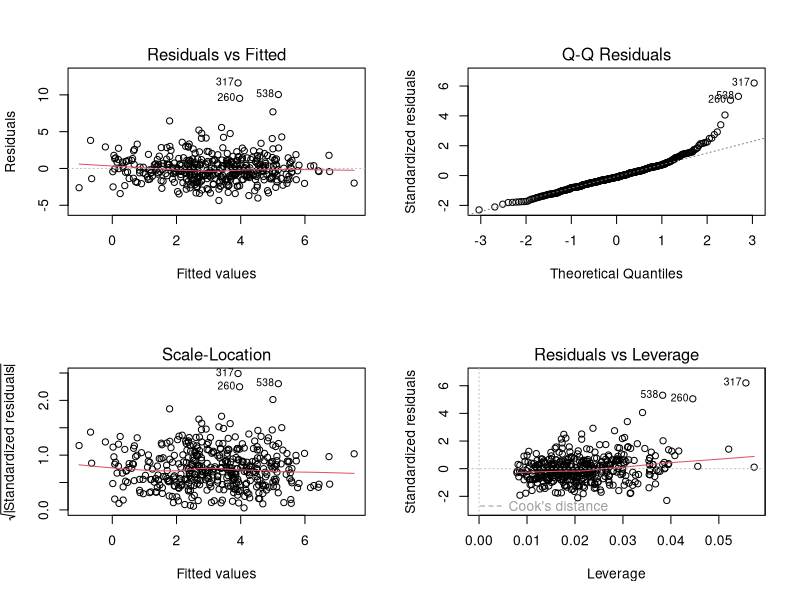
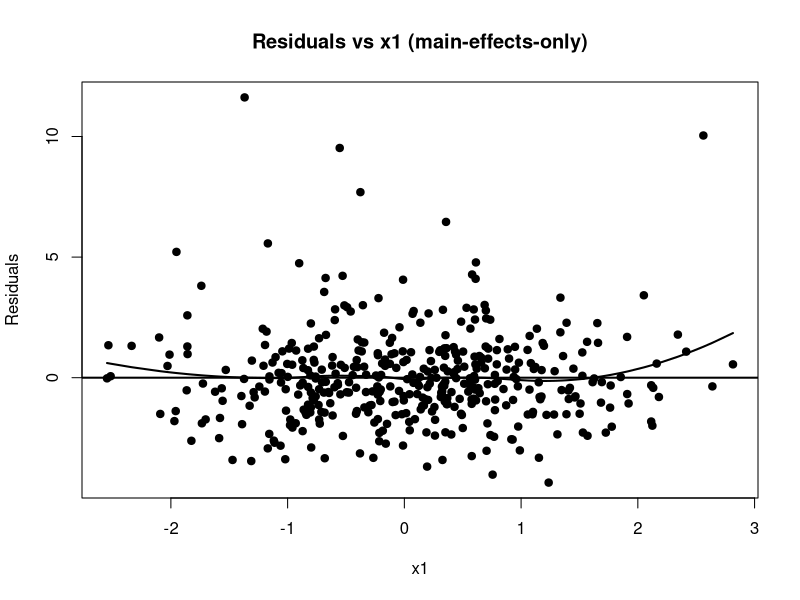
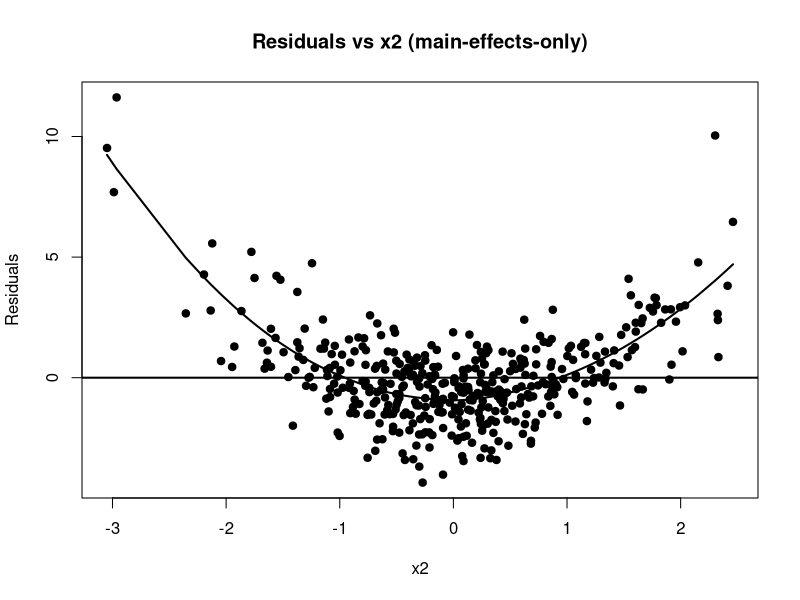
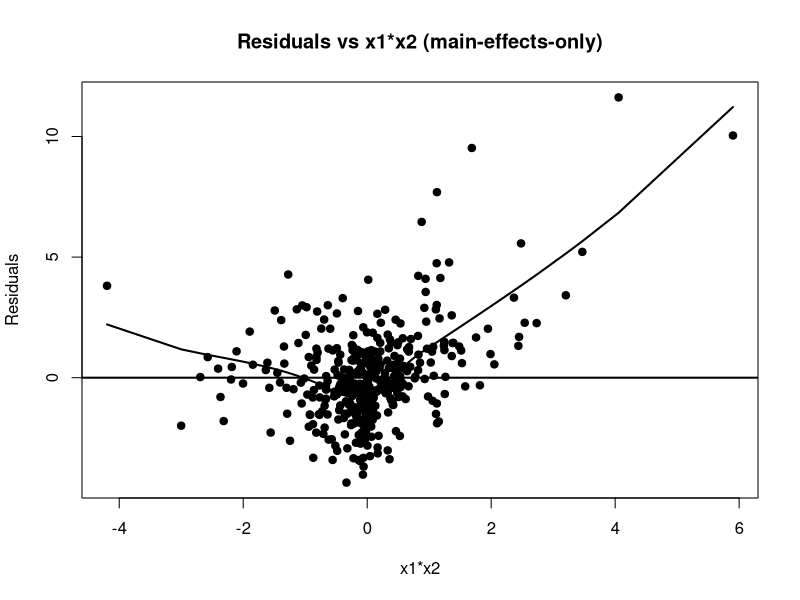

Write R code to recreate these figures, in order.
## ============================================================
## MODEL SELECTION + COMPLEXITY CONTROL (SIMULATED DATA DEMO)
## Graduate applied regression workflow with known ground truth.
##
## Steps:
## 1) Theory-driven full model + a class of reduced models
## 2) Diagnose functional form (residual patterns / partial residual idea)
## 3) Partial F-tests for blocks (nested comparisons)
## 4) Compare AIC/BIC across models
## 5) Confirm with K-fold CV (predictive MSE)
## 6) Report model uncertainty (ΔAIC, Akaike weights, model-averaged preds,
##    and stability via bootstrap selection frequency)
## ============================================================

set.seed(2026)

## ----------------------------
## 0) Simulate data (truth includes: nonlinear term + interaction + categorical)
## ----------------------------
n <- 600

# Core continuous predictors
x1 <- rnorm(n)                 # "exposure" / main predictor
x2 <- rnorm(n)                 # "modifier" / another covariate

# Categorical predictor (3 levels)
g <- factor(sample(c("A","B","C"), n, replace = TRUE, prob = c(0.35, 0.40, 0.25)))

# Additional continuous covariates (some are noise, some weak signal)
z1 <- rnorm(n)
z2 <- rnorm(n)
z3 <- rnorm(n)
z4 <- rnorm(n)

# True mean structure:
# y = 2 + 1.2*x1 - 0.7*x2 + 0.8*x1*x2 + 0.9*(x2^2) + group effects + 0.3*z1 + noise
b0 <- 2
b1 <- 1.2
b2 <- -0.7
b12 <- 0.8        # interaction
b22 <- 0.9        # nonlinearity in x2
bz1 <- 0.3        # weak signal
sigma <- 1.2

# Group effects (baseline shifts)
g_eff <- ifelse(g == "A", 0,
                ifelse(g == "B", 1.0, -0.8))

y <- b0 +
  b1 * x1 +
  b2 * x2 +
  b12 * (x1 * x2) +
  b22 * (x2^2) +
  bz1 * z1 +
  g_eff +
  rnorm(n, sd = sigma)

dat <- data.frame(y, x1, x2, g, z1, z2, z3, z4)

## Split into train/test to mimic applied workflow
set.seed(99)
idx <- sample(seq_len(n), size = round(0.7 * n))
train <- dat[idx, ]
test  <- dat[-idx, ]

cat("\n====================\nGround truth:\n====================\n")
cat("True terms: x1, x2, x1:x2, x2^2, g, z1 (weak). z2,z3,z4 are noise.\n")

## ----------------------------
## 1) Theory-driven full model + reduced model class
## ----------------------------
cat("\n====================\n1) Candidate models\n====================\n")

# A plausible "full" model a subject-matter analyst might start with.
# (Includes main effects for everything, plus a plausible interaction and polynomial.)
m_full <- lm(y ~ x1 + x2 + I(x2^2) + x1:x2 + g + z1 + z2 + z3 + z4, data = train)

# Reduced candidates (theory-based simplifications / functional-form alternatives)
m_main_only   <- lm(y ~ x1 + x2 + g + z1 + z2 + z3 + z4, data = train)      # no interaction, no x2^2
m_add_poly    <- lm(y ~ x1 + x2 + I(x2^2) + g + z1 + z2 + z3 + z4, data = train)  # add curvature only
m_add_int     <- lm(y ~ x1 + x2 + x1:x2 + g + z1 + z2 + z3 + z4, data = train)   # add interaction only
m_core        <- lm(y ~ x1 + x2 + g + z1, data = train)                     # drop obvious noise
m_core_poly   <- lm(y ~ x1 + x2 + I(x2^2) + g + z1, data = train)
m_core_int    <- lm(y ~ x1 + x2 + x1:x2 + g + z1, data = train)
m_core_both   <- lm(y ~ x1 + x2 + I(x2^2) + x1:x2 + g + z1, data = train)    # close to truth

models <- list(
  full = m_full,
  main_only = m_main_only,
  add_poly = m_add_poly,
  add_int = m_add_int,
  core = m_core,
  core_poly = m_core_poly,
  core_int = m_core_int,
  core_both = m_core_both
)

## ----------------------------
## 2) Diagnose functional form (show what omission looks like)
## ----------------------------
cat("\n====================\n2) Functional form diagnostics\n====================\n")
cat("We fit a 'main-effects-only' model, then inspect residual structure vs x2 and x1*x2.\n")

par(mfrow = c(2, 2))
plot(m_main_only)   # base R diagnostic panel
par(mfrow = c(1, 1))

# Residuals vs x1
plot(train$x1, resid(m_main_only), pch = 19,
     xlab = "x1", ylab = "Residuals",
     main = "Residuals vs x1 (main-effects-only)")
abline(h = 0, lwd = 2)
ord <- order(train$x1)
lines(train$x1[ord], predict(loess(resid(m_main_only) ~ x1, data = train))[ord], lwd = 2)

# Residuals vs x2 (should show curvature if x2^2 is missing)
plot(train$x2, resid(m_main_only), pch = 19,
     xlab = "x2", ylab = "Residuals",
     main = "Residuals vs x2 (main-effects-only)")
abline(h = 0, lwd = 2)
ord <- order(train$x2)
lines(train$x2[ord], predict(loess(resid(m_main_only) ~ x2, data = train))[ord], lwd = 2)

# Residuals vs interaction proxy (x1*x2): should show structure if interaction missing
prod12 <- train$x1 * train$x2
plot(prod12, resid(m_main_only), pch = 19,
     xlab = "x1*x2", ylab = "Residuals",
     main = "Residuals vs x1*x2 (main-effects-only)")
abline(h = 0, lwd = 2)
ord2 <- order(prod12)
lines(prod12[ord2], predict(loess(resid(m_main_only) ~ prod12))[ord2], lwd = 2)

cat("\nInterpretation:\n")
cat("* Curvature in residuals vs x2 suggests missing nonlinear term like x2^2.\n")
cat("* Pattern vs x1*x2 suggests missing interaction x1:x2.\n")

## ----------------------------
## 3) Partial F-tests for blocks (nested model comparisons)
## ----------------------------
cat("\n====================\n3) Partial F-tests for blocks\n====================\n")

cat("\nBlock test: add x2^2 to main-effects-only (holding other terms fixed)\n")
print(anova(m_main_only, m_add_poly))  # tests I(x2^2)

cat("\nBlock test: add x1:x2 to main-effects-only\n")
print(anova(m_main_only, m_add_int))   # tests x1:x2

cat("\nBlock test: add BOTH {x2^2, x1:x2} to main-effects-only (2 df block)\n")
m_add_both <- lm(y ~ x1 + x2 + I(x2^2) + x1:x2 + g + z1 + z2 + z3 + z4, data = train)
print(anova(m_main_only, m_add_both))

cat("\nBlock test: noise covariates (z2,z3,z4) in presence of correct structure\n")
# compare core_both (no z2,z3,z4) to full (includes them)
print(anova(m_core_both, m_full))

cat("\nNotes:\n")
cat("* These are hypothesis tests about blocks; they do not directly optimize prediction.\n")
cat("* With large n, tiny effects can become significant; combine with AIC/CV.\n")

## ----------------------------
## 4) Compare AIC/BIC across models
## ----------------------------
cat("\n====================\n4) AIC/BIC comparison\n====================\n")

info <- data.frame(
  model = names(models),
  k = sapply(models, function(m) length(coef(m))),
  AIC = sapply(models, AIC),
  BIC = sapply(models, BIC),
  row.names = NULL
)

info$deltaAIC <- info$AIC - min(info$AIC)
w <- exp(-0.5 * info$deltaAIC)
info$akaike_wt <- w / sum(w)

info <- info[order(info$AIC), ]
print(info)

cat("\nΔAIC rule of thumb: 0–2 strong support; 4–7 less; >10 little.\n")

## ----------------------------
## 5) Confirm with K-fold CV (predictive performance)
## ----------------------------
cat("\n====================\n5) K-fold CV confirmation\n====================\n")

kfold_cv_mse <- function(form, data, K = 10, seed = 1) {
  set.seed(seed)
  n <- nrow(data)
  folds <- sample(rep(1:K, length.out = n))
  mse <- numeric(K)
  for (k in 1:K) {
    tr <- data[folds != k, , drop = FALSE]
    te <- data[folds == k, , drop = FALSE]
    fit <- lm(form, data = tr)
    pred <- predict(fit, newdata = te)
    mse[k] <- mean((te$y - pred)^2)
  }
  mean(mse)
}

cv <- data.frame(
  model = names(models),
  CV_MSE = sapply(models, function(m) kfold_cv_mse(formula(m), train, K = 10, seed = 2026)),
  row.names = NULL
)
cv <- cv[order(cv$CV_MSE), ]
print(cv)

cat("\nOptional: evaluate on the held-out TEST set as a final check.\n")
test_mse <- sapply(models, function(m) {
  pred <- predict(m, newdata = test)
  mean((test$y - pred)^2)
})
test_tab <- data.frame(model = names(models), TEST_MSE = as.numeric(test_mse))
test_tab <- test_tab[order(test_tab$TEST_MSE), ]
print(test_tab)

## ----------------------------
## 6) Report model uncertainty
## ----------------------------
cat("\n====================\n6) Model uncertainty reporting\n====================\n")

# (A) "Confidence set" of models with ΔAIC <= 2
conf_set <- subset(info, deltaAIC <= 2, select = c(model, k, AIC, deltaAIC, akaike_wt))
if (nrow(conf_set) == 0) {
  conf_set <- subset(info, deltaAIC <= 4, select = c(model, k, AIC, deltaAIC, akaike_wt))
  cat("\nNo models within ΔAIC <= 2; using ΔAIC <= 4.\n")
}
cat("\nAIC confidence set:\n")
print(conf_set)

# (B) Model-averaged prediction at a representative covariate profile
x0 <- data.frame(
  x1 = 0,
  x2 = 0,
  g  = factor("B", levels = levels(train$g)),
  z1 = 0, z2 = 0, z3 = 0, z4 = 0
)

# Align weights to models list order
wts <- info$akaike_wt[match(names(models), info$model)]
preds <- sapply(models, function(m) as.numeric(predict(m, newdata = x0)))
pred_avg <- sum(wts * preds)

cat("\nRepresentative x0:\n")
print(x0)
cat("\nPredictions by model:\n")
print(round(preds, 3))
cat("\nAkaike-weighted model-averaged prediction at x0:", round(pred_avg, 3), "\n")

# (C) Stability: bootstrap selection frequency (AIC winner over resamples)
cat("\nBootstrap stability: how often each model is best by AIC (train resamples)\n")

best_by_aic <- function(data_boot) {
  fits <- lapply(models, function(m) lm(formula(m), data = data_boot))
  aics <- sapply(fits, AIC)
  names(aics)[which.min(aics)]
}

set.seed(7)
B <- 200
winners <- character(B)
ntr <- nrow(train)
for (b in 1:B) {
  ii <- sample(seq_len(ntr), size = ntr, replace = TRUE)
  winners[b] <- best_by_aic(train[ii, , drop = FALSE])
}
freq <- sort(table(winners) / B, decreasing = TRUE)
print(freq)

cat("\nSuggested reporting language (template):\n")
cat("- We specified a theory-driven full model and a structured set of reduced alternatives.\n")
cat("- Diagnostics of the main-effects model suggested missing curvature in x2 and effect modification (x1:x2).\n")
cat("- Partial F-tests supported adding x2^2 and x1:x2; noise terms (z2–z4) were not supported once structure was included.\n")
cat("- AIC/BIC and CV/test MSE were used to balance fit vs complexity; multiple models may have comparable support.\n")
cat("- We report model uncertainty via ΔAIC/Akaike weights, model-averaged predictions, and bootstrap selection frequency.\n")
